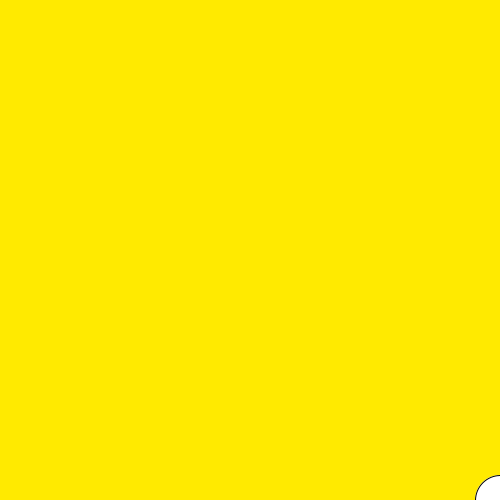
Frame 1 (no input)
Frame 60 (the mouse pressed at the canvas centre just before this capture): identical to frame 1, image omitted
Frame 120 (the mouse held since frame 60 and released just before this capture): identical to frame 1, image omitted

The Processing sketch that drew this single still picture (run headless with seeded random() and noise(); from frame 60 on, the mouse is pressed at the canvas centre):

// Processing sketch: slippery_dot
// ── slippery_dot.pde
 import java.util.Random;
 // 1. Create three integer variables to represent the x, y, and the size of the ellipse
      int x=500;
      int y=500;
      int z=50;
      int b=50;
    void setup() {
      // 2. Set the size of your sketch
    size(500,500);
    }
    
    void draw() {
      // 3. Set the background color of your sketch
      background(#FFEA00);
      // 4. Draw an ellipse. Make sure it fits in the window.
      // Use the variables created at the top of the sketch, 
      // for the location and size of your ellipse
    ellipse(x,y,z,b);
    }
    
    void mousePressed() {
      //5. Create an integer variable called distance
      int variable=getDistance(mouseX, mouseY,x,y);
      //6. Set the value of the distance variable to the value returned by the getDistance method
      //   Pass the mouse's x and y (mouseX and mouseY) and the x and y of your ellipse to the method.
        
          
      //7.  Use an if statement to check if the distance variable is < the radius of the ellipse
      //    If it is, set a new x and y for the ellipse, using a random location on the window
      //    Hint: Use the Processing random() function
       if (variable<z){x =new Random().nextInt(500); y =new Random().nextInt(500); 
       }
      
    }
    
    int getDistance(int x1, int y1, int x2, int y2) {
      return (int)Math.sqrt(Math.pow((x1-x2),2) + Math.pow((y1-y2),2));
    }
